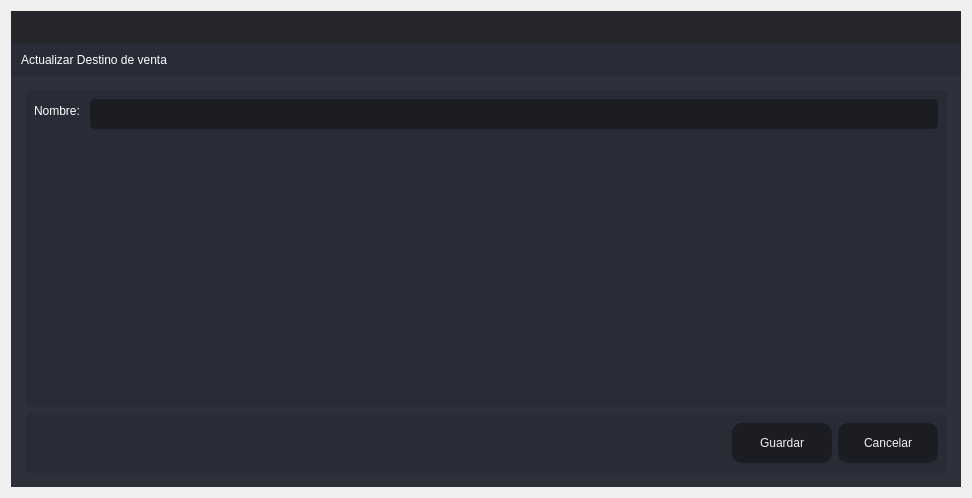
<?xml version="1.0" encoding="UTF-8"?>
<ui version="4.0">
 <class>Create_Aduana</class>
 <widget class="QDialog" name="Create_Aduana">
  <property name="windowModality">
   <enum>Qt::ApplicationModal</enum>
  </property>
  <property name="geometry">
   <rect>
    <x>0</x>
    <y>0</y>
    <width>972</width>
    <height>498</height>
   </rect>
  </property>
  <property name="windowTitle">
   <string>Actualizar</string>
  </property>
  <layout class="QVBoxLayout" name="verticalLayout_6">
   <item>
    <widget class="QFrame" name="frame_main">
     <property name="styleSheet">
      <string notr="true">/* LINE EDIT */
QLineEdit {
	background-color: rgb(27, 29, 35);
	border-radius: 5px;
	border: 2px solid rgb(27, 29, 35);
	padding-left: 10px;
}
QLineEdit:hover {
	border: 2px solid rgb(64, 71, 88);
}
QLineEdit:focus {
	border: 2px solid rgb(91, 101, 124);
}

/* SCROLL BARS */
QScrollBar:horizontal {
    border: none;
    background: rgb(52, 59, 72);
    height: 14px;
    margin: 0px 21px 0 21px;
	border-radius: 0px;
}
QScrollBar::handle:horizontal {
    background: rgb(85, 170, 255);
    min-width: 25px;
	border-radius: 7px
}
QScrollBar::add-line:horizontal {
    border: none;
    background: rgb(55, 63, 77);
    width: 20px;
	border-top-right-radius: 7px;
    border-bottom-right-radius: 7px;
    subcontrol-position: right;
    subcontrol-origin: margin;
}
QScrollBar::sub-line:horizontal {
    border: none;
    background: rgb(55, 63, 77);
    width: 20px;
	border-top-left-radius: 7px;
    border-bottom-left-radius: 7px;
    subcontrol-position: left;
    subcontrol-origin: margin;
}
QScrollBar::up-arrow:horizontal, QScrollBar::down-arrow:horizontal
{
     background: none;
}
QScrollBar::add-page:horizontal, QScrollBar::sub-page:horizontal
{
     background: none;
}
 QScrollBar:vertical {
	border: none;
    background: rgb(52, 59, 72);
    width: 14px;
    margin: 21px 0 21px 0;
	border-radius: 0px;
 }
 QScrollBar::handle:vertical {	
	background: rgb(85, 170, 255);
    min-height: 25px;
	border-radius: 7px
 }
 QScrollBar::add-line:vertical {
     border: none;
    background: rgb(55, 63, 77);
     height: 20px;
	border-bottom-left-radius: 7px;
    border-bottom-right-radius: 7px;
     subcontrol-position: bottom;
     subcontrol-origin: margin;
 }
 QScrollBar::sub-line:vertical {
	border: none;
    background: rgb(55, 63, 77);
     height: 20px;
	border-top-left-radius: 7px;
    border-top-right-radius: 7px;
     subcontrol-position: top;
     subcontrol-origin: margin;
 }
 QScrollBar::up-arrow:vertical, QScrollBar::down-arrow:vertical {
     background: none;
 }

 QScrollBar::add-page:vertical, QScrollBar::sub-page:vertical {
     background: none;
 }

/* CHECKBOX */
QCheckBox::indicator {
    border: 3px solid rgb(52, 59, 72);
	width: 15px;
	height: 15px;
	border-radius: 10px;
    background: rgb(44, 49, 60);
}
QCheckBox::indicator:hover {
    border: 3px solid rgb(58, 66, 81);
}
QCheckBox::indicator:checked {
    background: 3px solid rgb(52, 59, 72);
	border: 3px solid rgb(52, 59, 72);	
	background-image: url(:/16x16/icons/16x16/cil-check-alt.png);
}

/* RADIO BUTTON */
QRadioButton::indicator {
    border: 3px solid rgb(52, 59, 72);
	width: 15px;
	height: 15px;
	border-radius: 10px;
    background: rgb(44, 49, 60);
}
QRadioButton::indicator:hover {
    border: 3px solid rgb(58, 66, 81);
}
QRadioButton::indicator:checked {
    background: 3px solid rgb(94, 106, 130);
	border: 3px solid rgb(52, 59, 72);	
}

/* COMBOBOX */
QComboBox{
	background-color: rgb(27, 29, 35);
	border-radius: 5px;
	border: 2px solid rgb(27, 29, 35);
	padding: 5px;
	padding-left: 10px;
}
QComboBox:hover{
	border: 2px solid rgb(64, 71, 88);
}
QComboBox::drop-down {
	subcontrol-origin: padding;
	subcontrol-position: top right;
	width: 25px; 
	border-left-width: 3px;
	border-left-color: rgba(39, 44, 54, 150);
	border-left-style: solid;
	border-top-right-radius: 3px;
	border-bottom-right-radius: 3px;	
	background-image: url(:/16x16/icons/16x16/cil-arrow-bottom.png);
	background-position: center;
	background-repeat: no-reperat;
 }
QComboBox QAbstractItemView {
	color: rgb(85, 170, 255);	
	background-color: rgb(27, 29, 35);
	padding: 10px;
	selection-background-color: rgb(39, 44, 54);
}

/* SLIDERS */
QSlider::groove:horizontal {
    border-radius: 9px;
    height: 18px;
	margin: 0px;
	background-color: rgb(52, 59, 72);
}
QSlider::groove:horizontal:hover {
	background-color: rgb(55, 62, 76);
}
QSlider::handle:horizontal {
    background-color: rgb(85, 170, 255);
    border: none;
    height: 18px;
    width: 18px;
    margin: 0px;
	border-radius: 9px;
}
QSlider::handle:horizontal:hover {
    background-color: rgb(105, 180, 255);
}
QSlider::handle:horizontal:pressed {
    background-color: rgb(65, 130, 195);
}

QSlider::groove:vertical {
    border-radius: 9px;
    width: 18px;
    margin: 0px;
	background-color: rgb(52, 59, 72);
}
QSlider::groove:vertical:hover {
	background-color: rgb(55, 62, 76);
}
QSlider::handle:vertical {
    background-color: rgb(85, 170, 255);
	border: none;
    height: 18px;
    width: 18px;
    margin: 0px;
	border-radius: 9px;
}
QSlider::handle:vertical:hover {
    background-color: rgb(105, 180, 255);
}
QSlider::handle:vertical:pressed {
    background-color: rgb(65, 130, 195);
}

</string>
     </property>
     <property name="frameShape">
      <enum>QFrame::NoFrame</enum>
     </property>
     <property name="frameShadow">
      <enum>QFrame::Raised</enum>
     </property>
     <layout class="QVBoxLayout" name="verticalLayout">
      <property name="spacing">
       <number>0</number>
      </property>
      <property name="leftMargin">
       <number>0</number>
      </property>
      <property name="topMargin">
       <number>0</number>
      </property>
      <property name="rightMargin">
       <number>0</number>
      </property>
      <property name="bottomMargin">
       <number>0</number>
      </property>
      <item>
       <widget class="QFrame" name="frame_top">
        <property name="minimumSize">
         <size>
          <width>0</width>
          <height>65</height>
         </size>
        </property>
        <property name="maximumSize">
         <size>
          <width>16777215</width>
          <height>65</height>
         </size>
        </property>
        <property name="styleSheet">
         <string notr="true">background-color: transparent;</string>
        </property>
        <property name="frameShape">
         <enum>QFrame::NoFrame</enum>
        </property>
        <property name="frameShadow">
         <enum>QFrame::Raised</enum>
        </property>
        <layout class="QHBoxLayout" name="horizontalLayout_3">
         <property name="spacing">
          <number>0</number>
         </property>
         <property name="leftMargin">
          <number>0</number>
         </property>
         <property name="topMargin">
          <number>0</number>
         </property>
         <property name="rightMargin">
          <number>0</number>
         </property>
         <property name="bottomMargin">
          <number>0</number>
         </property>
         <item>
          <widget class="QFrame" name="frame_toggle">
           <property name="maximumSize">
            <size>
             <width>70</width>
             <height>16777215</height>
            </size>
           </property>
           <property name="styleSheet">
            <string notr="true">background-color: rgb(27, 29, 35);</string>
           </property>
           <property name="frameShape">
            <enum>QFrame::NoFrame</enum>
           </property>
           <property name="frameShadow">
            <enum>QFrame::Raised</enum>
           </property>
           <layout class="QVBoxLayout" name="verticalLayout_3">
            <property name="spacing">
             <number>0</number>
            </property>
            <property name="leftMargin">
             <number>0</number>
            </property>
            <property name="topMargin">
             <number>0</number>
            </property>
            <property name="rightMargin">
             <number>0</number>
            </property>
            <property name="bottomMargin">
             <number>0</number>
            </property>
           </layout>
          </widget>
         </item>
         <item>
          <widget class="QFrame" name="frame_top_right">
           <property name="styleSheet">
            <string notr="true">background: transparent;</string>
           </property>
           <property name="frameShape">
            <enum>QFrame::NoFrame</enum>
           </property>
           <property name="frameShadow">
            <enum>QFrame::Raised</enum>
           </property>
           <layout class="QVBoxLayout" name="verticalLayout_2">
            <property name="spacing">
             <number>0</number>
            </property>
            <property name="leftMargin">
             <number>0</number>
            </property>
            <property name="topMargin">
             <number>0</number>
            </property>
            <property name="rightMargin">
             <number>0</number>
            </property>
            <property name="bottomMargin">
             <number>0</number>
            </property>
            <item>
             <widget class="QFrame" name="frame_top_btns">
              <property name="maximumSize">
               <size>
                <width>16777215</width>
                <height>42</height>
               </size>
              </property>
              <property name="styleSheet">
               <string notr="true">background-color: rgba(27, 29, 35, 200)</string>
              </property>
              <property name="frameShape">
               <enum>QFrame::NoFrame</enum>
              </property>
              <property name="frameShadow">
               <enum>QFrame::Raised</enum>
              </property>
              <layout class="QHBoxLayout" name="horizontalLayout_4">
               <property name="spacing">
                <number>0</number>
               </property>
               <property name="leftMargin">
                <number>0</number>
               </property>
               <property name="topMargin">
                <number>0</number>
               </property>
               <property name="rightMargin">
                <number>0</number>
               </property>
               <property name="bottomMargin">
                <number>0</number>
               </property>
               <item>
                <widget class="QFrame" name="frame_label_top_btns">
                 <property name="sizePolicy">
                  <sizepolicy hsizetype="Expanding" vsizetype="Preferred">
                   <horstretch>0</horstretch>
                   <verstretch>0</verstretch>
                  </sizepolicy>
                 </property>
                 <property name="frameShape">
                  <enum>QFrame::NoFrame</enum>
                 </property>
                 <property name="frameShadow">
                  <enum>QFrame::Raised</enum>
                 </property>
                 <layout class="QHBoxLayout" name="horizontalLayout_10">
                  <property name="spacing">
                   <number>0</number>
                  </property>
                  <property name="leftMargin">
                   <number>5</number>
                  </property>
                  <property name="topMargin">
                   <number>0</number>
                  </property>
                  <property name="rightMargin">
                   <number>10</number>
                  </property>
                  <property name="bottomMargin">
                   <number>0</number>
                  </property>
                 </layout>
                </widget>
               </item>
               <item alignment="Qt::AlignRight">
                <widget class="QFrame" name="frame_btns_right">
                 <property name="sizePolicy">
                  <sizepolicy hsizetype="Expanding" vsizetype="Preferred">
                   <horstretch>0</horstretch>
                   <verstretch>0</verstretch>
                  </sizepolicy>
                 </property>
                 <property name="maximumSize">
                  <size>
                   <width>120</width>
                   <height>16777215</height>
                  </size>
                 </property>
                 <property name="frameShape">
                  <enum>QFrame::NoFrame</enum>
                 </property>
                 <property name="frameShadow">
                  <enum>QFrame::Raised</enum>
                 </property>
                 <layout class="QHBoxLayout" name="horizontalLayout_5">
                  <property name="spacing">
                   <number>0</number>
                  </property>
                  <property name="leftMargin">
                   <number>0</number>
                  </property>
                  <property name="topMargin">
                   <number>0</number>
                  </property>
                  <property name="rightMargin">
                   <number>0</number>
                  </property>
                  <property name="bottomMargin">
                   <number>0</number>
                  </property>
                 </layout>
                </widget>
               </item>
              </layout>
             </widget>
            </item>
            <item>
             <widget class="QFrame" name="frame_top_info">
              <property name="maximumSize">
               <size>
                <width>16777215</width>
                <height>65</height>
               </size>
              </property>
              <property name="styleSheet">
               <string notr="true">background-color: rgb(39, 44, 54);</string>
              </property>
              <property name="frameShape">
               <enum>QFrame::NoFrame</enum>
              </property>
              <property name="frameShadow">
               <enum>QFrame::Raised</enum>
              </property>
              <layout class="QHBoxLayout" name="horizontalLayout_8">
               <property name="spacing">
                <number>0</number>
               </property>
               <property name="leftMargin">
                <number>10</number>
               </property>
               <property name="topMargin">
                <number>0</number>
               </property>
               <property name="rightMargin">
                <number>10</number>
               </property>
               <property name="bottomMargin">
                <number>0</number>
               </property>
               <item>
                <widget class="QLabel" name="label">
                 <property name="styleSheet">
                  <string notr="true">font: 75 16pt &quot;MS Shell Dlg 2&quot;;
color: rgb(255, 255, 255);</string>
                 </property>
                 <property name="text">
                  <string>Actualizar Destino de venta</string>
                 </property>
                </widget>
               </item>
              </layout>
             </widget>
            </item>
           </layout>
          </widget>
         </item>
        </layout>
       </widget>
      </item>
      <item>
       <widget class="QFrame" name="frame_center">
        <property name="sizePolicy">
         <sizepolicy hsizetype="Expanding" vsizetype="Expanding">
          <horstretch>0</horstretch>
          <verstretch>0</verstretch>
         </sizepolicy>
        </property>
        <property name="styleSheet">
         <string notr="true">background-color: rgb(40, 44, 52);</string>
        </property>
        <property name="frameShape">
         <enum>QFrame::NoFrame</enum>
        </property>
        <property name="frameShadow">
         <enum>QFrame::Raised</enum>
        </property>
        <layout class="QHBoxLayout" name="horizontalLayout_2">
         <property name="spacing">
          <number>0</number>
         </property>
         <property name="leftMargin">
          <number>0</number>
         </property>
         <property name="topMargin">
          <number>0</number>
         </property>
         <property name="rightMargin">
          <number>0</number>
         </property>
         <property name="bottomMargin">
          <number>0</number>
         </property>
         <item>
          <widget class="QFrame" name="frame_content_right">
           <property name="styleSheet">
            <string notr="true">background-color: rgb(44, 49, 60);</string>
           </property>
           <property name="frameShape">
            <enum>QFrame::NoFrame</enum>
           </property>
           <property name="frameShadow">
            <enum>QFrame::Raised</enum>
           </property>
           <layout class="QVBoxLayout" name="verticalLayout_4">
            <property name="spacing">
             <number>0</number>
            </property>
            <property name="leftMargin">
             <number>0</number>
            </property>
            <property name="topMargin">
             <number>0</number>
            </property>
            <property name="rightMargin">
             <number>0</number>
            </property>
            <property name="bottomMargin">
             <number>0</number>
            </property>
            <item>
             <widget class="QFrame" name="frame_content">
              <property name="frameShape">
               <enum>QFrame::NoFrame</enum>
              </property>
              <property name="frameShadow">
               <enum>QFrame::Raised</enum>
              </property>
              <layout class="QVBoxLayout" name="verticalLayout_9">
               <property name="spacing">
                <number>0</number>
               </property>
               <property name="leftMargin">
                <number>5</number>
               </property>
               <property name="topMargin">
                <number>5</number>
               </property>
               <property name="rightMargin">
                <number>5</number>
               </property>
               <property name="bottomMargin">
                <number>5</number>
               </property>
               <item>
                <widget class="QStackedWidget" name="stackedWidget">
                 <property name="styleSheet">
                  <string notr="true">background: transparent;</string>
                 </property>
                 <property name="currentIndex">
                  <number>0</number>
                 </property>
                 <widget class="QWidget" name="page_home">
                  <layout class="QVBoxLayout" name="verticalLayout_10">
                   <item>
                    <widget class="QFrame" name="frame">
                     <property name="styleSheet">
                      <string notr="true">background-color: rgb(39, 44, 54);
border-radius: 5px;</string>
                     </property>
                     <property name="frameShape">
                      <enum>QFrame::StyledPanel</enum>
                     </property>
                     <property name="frameShadow">
                      <enum>QFrame::Raised</enum>
                     </property>
                     <layout class="QVBoxLayout" name="verticalLayout_5">
                      <item>
                       <layout class="QFormLayout" name="formLayout_2">
                        <item row="0" column="1">
                         <widget class="QLineEdit" name="lineEditUpdate">
                          <property name="minimumSize">
                           <size>
                            <width>0</width>
                            <height>30</height>
                           </size>
                          </property>
                          <property name="styleSheet">
                           <string notr="true">QLineEdit {
	background-color: rgb(27, 29, 35);
	border-radius: 5px;
	border: 2px solid rgb(27, 29, 35);
	padding-left: 10px;
	font: 75 12pt &quot;MS Shell Dlg 2&quot;;
	color: rgb(255, 255, 255);
}
QLineEdit:hover {
	border: 2px solid rgb(64, 71, 88);
}
QLineEdit:focus {
	border: 2px solid rgb(91, 101, 124);
}</string>
                          </property>
                         </widget>
                        </item>
                        <item row="0" column="0">
                         <widget class="QLabel" name="label_2">
                          <property name="styleSheet">
                           <string notr="true">font: 75 12pt &quot;MS Shell Dlg 2&quot;;
color: rgb(255, 255, 255);</string>
                          </property>
                          <property name="text">
                           <string>Nombre: </string>
                          </property>
                         </widget>
                        </item>
                       </layout>
                      </item>
                     </layout>
                    </widget>
                   </item>
                   <item>
                    <widget class="QFrame" name="frame_2">
                     <property name="minimumSize">
                      <size>
                       <width>0</width>
                       <height>60</height>
                      </size>
                     </property>
                     <property name="maximumSize">
                      <size>
                       <width>16777215</width>
                       <height>60</height>
                      </size>
                     </property>
                     <property name="styleSheet">
                      <string notr="true">background-color: rgb(39, 44, 54);
border-radius: 5px;</string>
                     </property>
                     <property name="frameShape">
                      <enum>QFrame::StyledPanel</enum>
                     </property>
                     <property name="frameShadow">
                      <enum>QFrame::Raised</enum>
                     </property>
                     <layout class="QHBoxLayout" name="horizontalLayout_9">
                      <item>
                       <layout class="QGridLayout" name="gridLayout">
                        <item row="0" column="0">
                         <spacer name="horizontalSpacer">
                          <property name="orientation">
                           <enum>Qt::Horizontal</enum>
                          </property>
                          <property name="sizeHint" stdset="0">
                           <size>
                            <width>40</width>
                            <height>20</height>
                           </size>
                          </property>
                         </spacer>
                        </item>
                        <item row="0" column="1">
                         <widget class="QPushButton" name="btnActualizarAduana">
                          <property name="minimumSize">
                           <size>
                            <width>100</width>
                            <height>40</height>
                           </size>
                          </property>
                          <property name="styleSheet">
                           <string notr="true">QPushButton {
	border-color: rgb(27, 29, 35);
	font: 75 10pt &quot;MS Shell Dlg 2&quot;;
	color: rgb(240, 240, 240);
	background-color: rgb(27, 29, 35);
	border: 0px solid;
	border-radius: 10px;	
}
QPushButton:hover {
	background-color:rgb(44, 49, 60);
	border-color: rgb(27, 29, 35);
	border: 2px solid;
}</string>
                          </property>
                          <property name="text">
                           <string>Guardar</string>
                          </property>
                         </widget>
                        </item>
                        <item row="0" column="2">
                         <widget class="QPushButton" name="btnCancelarAduana">
                          <property name="minimumSize">
                           <size>
                            <width>100</width>
                            <height>40</height>
                           </size>
                          </property>
                          <property name="styleSheet">
                           <string notr="true">QPushButton {
	border-color: rgb(27, 29, 35);
	font: 75 10pt &quot;MS Shell Dlg 2&quot;;
	color: rgb(240, 240, 240);
	background-color: rgb(27, 29, 35);
	border: 0px solid;
	border-radius: 10px;	
}
QPushButton:hover {
	background-color:rgb(44, 49, 60);
	border-color: rgb(27, 29, 35);
	border: 2px solid;
}</string>
                          </property>
                          <property name="text">
                           <string>Cancelar</string>
                          </property>
                         </widget>
                        </item>
                       </layout>
                      </item>
                     </layout>
                    </widget>
                   </item>
                  </layout>
                 </widget>
                </widget>
               </item>
              </layout>
             </widget>
            </item>
           </layout>
          </widget>
         </item>
        </layout>
       </widget>
      </item>
     </layout>
    </widget>
   </item>
  </layout>
 </widget>
 <resources/>
 <connections/>
</ui>
